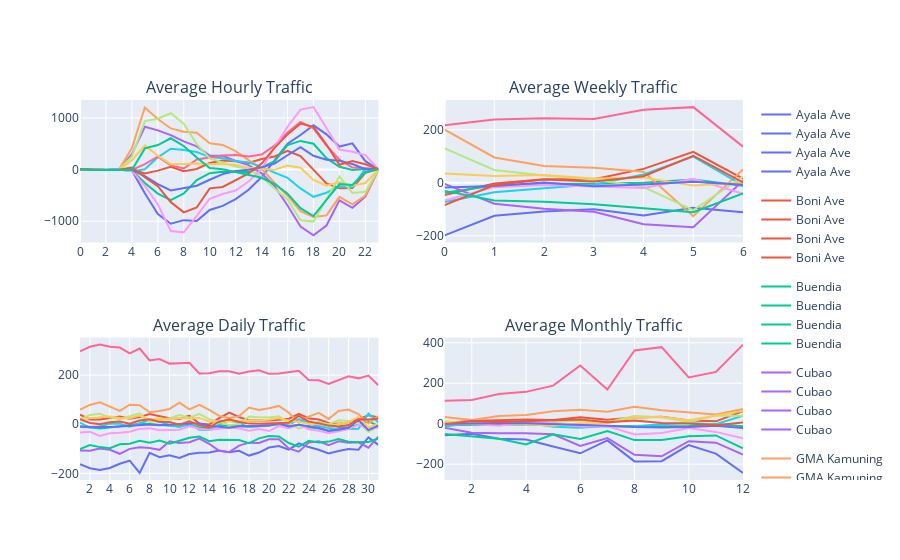

The notebook cell this image was saved under:
### Code cell
import plotly.graph_objects as go
from plotly.subplots import make_subplots


fig = make_subplots(rows=2, cols=2, subplot_titles=[
    'Average Hourly Traffic',
    'Average Weekly Traffic',
    'Average Daily Traffic',
    'Average Monthly Traffic',
]
                   )


figures = [
    plot_Traffic('Station_Name', 'Hour'), 
    plot_Traffic('Station_Name', 'Weekday'),
    plot_Traffic('Station_Name', 'Day'),
    plot_Traffic('Station_Name', 'Month')
]

i = 0
for f in figures:
    for trace in range(len(f["data"])):
        fig.append_trace(f["data"][trace], row=(i//2)+1, col=(i%2)+1)
    i += 1

fig.update_layout(height=700)
fig.update_xaxes(dtick=2)
fig.update_xaxes(dtick=1, col=2, row=1)
fig.show()

### Figure 1 — Plotly figure (JSON) as saved in the notebook; plotly's stock layout.template omitted (floating-point values rounded to 4 significant figures)
{"data": [{"hovertemplate": "Station_Name=Ayala Ave<br>Hour=%{x}<br>Net_Traffic=%{y}<extra></extra>", "legendgroup": "Ayala Ave", "line": {"color": "#636efa", "dash": "solid"}, "marker": {"symbol": "circle"}, "mode": "lines", "name": "Ayala Ave", "orientation": "v", "showlegend": true, "type": "scatter", "x": [0, 1, 2, 3, 4, 5, 6, 7, 8, 9, 10, 11, 12, 13, 14, 15, 16, 17, 18, 19, 20, 21, 22, 23], "xaxis": "x", "y": [3.747, -6.504, -5.403, -0.07397, -15.99, -457.7, -859.2, -1049.0, -978.7, -997.1, -782.4, -701.6, -570.5, -391.4, -143.9, 178.6, 501.2, 669.3, 857.0, 682.0, 446.3, 506.9, 162.8, 5.058], "yaxis": "y"}, {"hovertemplate": "Station_Name=Boni Ave<br>Hour=%{x}<br>Net_Traffic=%{y}<extra></extra>", "legendgroup": "Boni Ave", "line": {"color": "#EF553B", "dash": "solid"}, "marker": {"symbol": "circle"}, "mode": "lines", "name": "Boni Ave", "orientation": "v", "showlegend": true, "type": "scatter", "x": [0, 1, 2, 3, 4, 5, 6, 7, 8, 9, 10, 11, 12, 13, 14, 15, 16, 17, 18, 19, 20, 21, 22, 23], "xaxis": "x", "y": [4.974, -6.344, -7.797, -0.9466, 5.533, -74.8, -20.28, 53.61, -32.47, 11.17, 129.1, 175.2, 159.7, 126.8, 204.8, 254.1, 360.7, 261.1, -4.212, -267.4, -362.9, -358.7, -61.58, 9.784], "yaxis": "y"}, {"hovertemplate": "Station_Name=Buendia<br>Hour=%{x}<br>Net_Traffic=%{y}<extra></extra>", "legendgroup": "Buendia", "line": {"color": "#00cc96", "dash": "solid"}, "marker": {"symbol": "circle"}, "mode": "lines", "name": "Buendia", "orientation": "v", "showlegend": true, "type": "scatter", "x": [0, 1, 2, 3, 4, 5, 6, 7, 8, 9, 10, 11, 12, 13, 14, 15, 16, 17, 18, 19, 20, 21, 22, 23], "xaxis": "x", "y": [6.437, -5.24, -6.027, -1.063, -16.73, -258.5, -464.6, -592.0, -460.4, -204.8, -70.45, -42.3, -40.28, -48.66, 45.15, 158.7, 473.5, 554.9, 500.4, 220.9, 54.95, -6.479, 11.54, 7.723], "yaxis": "y"}, {"hovertemplate": "Station_Name=Cubao<br>Hour=%{x}<br>Net_Traffic=%{y}<extra></extra>", "legendgroup": "Cubao", "line": {"color": "#ab63fa", "dash": "solid"}, "marker": {"symbol": "circle"}, "mode": "lines", "name": "Cubao", "orientation": "v", "showlegend": true, "type": "scatter", "x": [0, 1, 2, 3, 4, 5, 6, 7, 8, 9, 10, 11, 12, 13, 14, 15, 16, 17, 18, 19, 20, 21, 22, 23], "xaxis": "x", "y": [8.44, -4.416, -9.821, -0.7932, 299.0, 829.1, 759.6, 667.7, 545.9, 449.0, 269.3, 267.1, 166.8, 86.05, -73.31, -322.6, -695.6, -1101.0, -1274.0, -1083.0, -595.4, -739.7, -525.9, -4.074], "yaxis": "y"}, {"hovertemplate": "Station_Name=GMA Kamuning<br>Hour=%{x}<br>Net_Traffic=%{y}<extra></extra>", "legendgroup": "GMA Kamuning", "line": {"color": "#FFA15A", "dash": "solid"}, "marker": {"symbol": "circle"}, "mode": "lines", "name": "GMA Kamuning", "orientation": "v", "showlegend": true, "type": "scatter", "x": [0, 1, 2, 3, 4, 5, 6, 7, 8, 9, 10, 11, 12, 13, 14, 15, 16, 17, 18, 19, 20, 21, 22, 23], "xaxis": "x", "y": [8.067, -2.456, -10.02, -1.544, 417.4, 1201.0, 979.3, 796.3, 732.5, 712.3, 510.5, 477.9, 356.7, 183.7, 18.96, -258.9, -505.9, -804.3, -916.1, -887.4, -528.1, -672.4, -501.5, -5.314], "yaxis": "y"}, {"hovertemplate": "Station_Name=Guadalupe<br>Hour=%{x}<br>Net_Traffic=%{y}<extra></extra>", "legendgroup": "Guadalupe", "line": {"color": "#19d3f3", "dash": "solid"}, "marker": {"symbol": "circle"}, "mode": "lines", "name": "Guadalupe", "orientation": "v", "showlegend": true, "type": "scatter", "x": [0, 1, 2, 3, 4, 5, 6, 7, 8, 9, 10, 11, 12, 13, 14, 15, 16, 17, 18, 19, 20, 21, 22, 23], "xaxis": "x", "y": [2.944, -5.297, -8.237, 0.8808, -31.83, 5.268, 236.4, 402.7, 379.6, 341.2, 242.3, 218.3, 166.8, 139.6, 51.47, -59.41, -160.8, -364.7, -526.7, -448.1, -323.8, -337.2, 22.54, 10.06], "yaxis": "y"}, {"hovertemplate": "Station_Name=Magallanes<br>Hour=%{x}<br>Net_Traffic=%{y}<extra></extra>", "legendgroup": "Magallanes", "line": {"color": "#FF6692", "dash": "solid"}, "marker": {"symbol": "circle"}, "mode": "lines", "name": "Magallanes", "orientation": "v", "showlegend": true, "type": "scatter", "x": [0, 1, 2, 3, 4, 5, 6, 7, 8, 9, 10, 11, 12, 13, 14, 15, 16, 17, 18, 19, 20, 21, 22, 23], "xaxis": "x", "y": [8.441, -7.7, -5.944, -0.6301, -7.882, 104.5, 249.7, 81.01, 21.18, 196.8, 232.1, 271.2, 283.6, 252.4, 292.5, 466.6, 720.2, 920.7, 799.6, 466.3, 191.6, 39.8, 25.92, 7.37], "yaxis": "y"}, {"hovertemplate": "Station_Name=North Ave<br>Hour=%{x}<br>Net_Traffic=%{y}<extra></extra>", "legendgroup": "North Ave", "line": {"color": "#B6E880", "dash": "solid"}, "marker": {"symbol": "circle"}, "mode": "lines", "name": "North Ave", "orientation": "v", "showlegend": true, "type": "scatter", "x": [0, 1, 2, 3, 4, 5, 6, 7, 8, 9, 10, 11, 12, 13, 14, 15, 16, 17, 18, 19, 20, 21, 22, 23], "xaxis": "x", "y": [7.799, 8.655, -9.826, -1.185, 255.6, 938.5, 984.2, 1091.0, 888.2, 494.0, 214.8, 140.4, 61.4, 10.31, -145.4, -366.5, -577.0, -980.7, -1007.0, -575.7, -134.5, -451.0, -430.0, -3.199], "yaxis": "y"}, {"hovertemplate": "Station_Name=Ortigas<br>Hour=%{x}<br>Net_Traffic=%{y}<extra></extra>", "legendgroup": "Ortigas", "line": {"color": "#FF97FF", "dash": "solid"}, "marker": {"symbol": "circle"}, "mode": "lines", "name": "Ortigas", "orientation": "v", "showlegend": true, "type": "scatter", "x": [0, 1, 2, 3, 4, 5, 6, 7, 8, 9, 10, 11, 12, 13, 14, 15, 16, 17, 18, 19, 20, 21, 22, 23], "xaxis": "x", "y": [6.685, -3.255, -8.045, 0.9014, -26.39, -317.2, -670.8, -1189.0, -1215.0, -897.6, -564.9, -472.1, -404.8, -232.2, 6.295, 435.4, 828.9, 1162.0, 1209.0, 803.4, 386.7, 344.1, 279.3, 11.12], "yaxis": "y"}, {"hovertemplate": "Station_Name=Quezon Ave<br>Hour=%{x}<br>Net_Traffic=%{y}<extra></extra>", "legendgroup": "Quezon Ave", "line": {"color": "#FECB52", "dash": "solid"}, "marker": {"symbol": "circle"}, "mode": "lines", "name": "Quezon Ave", "orientation": "v", "showlegend": true, "type": "scatter", "x": [0, 1, 2, 3, 4, 5, 6, 7, 8, 9, 10, 11, 12, 13, 14, 15, 16, 17, 18, 19, 20, 21, 22, 23], "xaxis": "x", "y": [8.185, 7.926, -9.853, -1.432, 182.4, 466.4, 271.0, 105.1, 109.0, 116.4, 102.7, 110.2, 95.85, 33.37, 10.67, -4.974, 79.75, 36.05, -199.9, -311.6, -239.0, -312.9, -260.0, -2.555], "yaxis": "y"}, {"hovertemplate": "Station_Name=Santolan<br>Hour=%{x}<br>Net_Traffic=%{y}<extra></extra>", "legendgroup": "Santolan", "line": {"color": "#636efa", "dash": "solid"}, "marker": {"symbol": "circle"}, "mode": "lines", "name": "Santolan", "orientation": "v", "showlegend": true, "type": "scatter", "x": [0, 1, 2, 3, 4, 5, 6, 7, 8, 9, 10, 11, 12, 13, 14, 15, 16, 17, 18, 19, 20, 21, 22, 23], "xaxis": "x", "y": [8.182, -4.304, -7.592, -1.633, -9.145, -127.0, -282.5, -404.9, -352.4, -313.3, -197.4, -87.48, -27.35, -1.396, 42.67, 117.6, 276.9, 434.1, 268.0, 190.3, 170.2, 108.6, 8.475, 9.486], "yaxis": "y"}, {"hovertemplate": "Station_Name=Shaw Blvd<br>Hour=%{x}<br>Net_Traffic=%{y}<extra></extra>", "legendgroup": "Shaw Blvd", "line": {"color": "#EF553B", "dash": "solid"}, "marker": {"symbol": "circle"}, "mode": "lines", "name": "Shaw Blvd", "orientation": "v", "showlegend": true, "type": "scatter", "x": [0, 1, 2, 3, 4, 5, 6, 7, 8, 9, 10, 11, 12, 13, 14, 15, 16, 17, 18, 19, 20, 21, 22, 23], "xaxis": "x", "y": [6.685, -5.421, -9.112, -1.425, 40.06, -149.6, -320.0, -630.6, -827.4, -733.0, -363.7, -337.2, -205.7, -74.97, 115.7, 420.6, 680.8, 890.8, 826.5, 485.7, 94.23, 166.7, 103.1, 10.45], "yaxis": "y"}, {"hovertemplate": "Station_Name=Taft<br>Hour=%{x}<br>Net_Traffic=%{y}<extra></extra>", "legendgroup": "Taft", "line": {"color": "#00cc96", "dash": "solid"}, "marker": {"symbol": "circle"}, "mode": "lines", "name": "Taft", "orientation": "v", "showlegend": true, "type": "scatter", "x": [0, 1, 2, 3, 4, 5, 6, 7, 8, 9, 10, 11, 12, 13, 14, 15, 16, 17, 18, 19, 20, 21, 22, 23], "xaxis": "x", "y": [7.986, -8.966, -3.822, -1.707, -6.122, 410.8, 475.0, 606.1, 456.4, 233.3, 28.51, 6.514, -53.3, -105.3, -159.3, -274.5, -466.2, -747.7, -899.6, -588.5, -280.4, -297.7, -45.69, 6.649], "yaxis": "y"}, {"hovertemplate": "Station_Name=Ayala Ave<br>Weekday=%{x}<br>Net_Traffic=%{y}<extra></extra>", "legendgroup": "Ayala Ave", "line": {"color": "#636efa", "dash": "solid"}, "marker": {"symbol": "circle"}, "mode": "lines", "name": "Ayala Ave", "orientation": "v", "showlegend": true, "type": "scatter", "x": [0, 1, 2, 3, 4, 5, 6], "xaxis": "x2", "y": [-198.6, -124.8, -108.6, -99.66, -123.1, -93.92, -111.0], "yaxis": "y2"}, {"hovertemplate": "Station_Name=Boni Ave<br>Weekday=%{x}<br>Net_Traffic=%{y}<extra></extra>", "legendgroup": "Boni Ave", "line": {"color": "#EF553B", "dash": "solid"}, "marker": {"symbol": "circle"}, "mode": "lines", "name": "Boni Ave", "orientation": "v", "showlegend": true, "type": "scatter", "x": [0, 1, 2, 3, 4, 5, 6], "xaxis": "x2", "y": [-46.42, -2.722, 13.14, 13.53, 52.35, 116.9, 15.51], "yaxis": "y2"}, {"hovertemplate": "Station_Name=Buendia<br>Weekday=%{x}<br>Net_Traffic=%{y}<extra></extra>", "legendgroup": "Buendia", "line": {"color": "#00cc96", "dash": "solid"}, "marker": {"symbol": "circle"}, "mode": "lines", "name": "Buendia", "orientation": "v", "showlegend": true, "type": "scatter", "x": [0, 1, 2, 3, 4, 5, 6], "xaxis": "x2", "y": [-37.83, -10.24, -4.113, -3.552, 0.4107, 12.75, -11.07], "yaxis": "y2"}, {"hovertemplate": "Station_Name=Cubao<br>Weekday=%{x}<br>Net_Traffic=%{y}<extra></extra>", "legendgroup": "Cubao", "line": {"color": "#ab63fa", "dash": "solid"}, "marker": {"symbol": "circle"}, "mode": "lines", "name": "Cubao", "orientation": "v", "showlegend": true, "type": "scatter", "x": [0, 1, 2, 3, 4, 5, 6], "xaxis": "x2", "y": [-4.484, -78.96, -98.16, -109.1, -156.5, -167.7, 7.757], "yaxis": "y2"}, {"hovertemplate": "Station_Name=GMA Kamuning<br>Weekday=%{x}<br>Net_Traffic=%{y}<extra></extra>", "legendgroup": "GMA Kamuning", "line": {"color": "#FFA15A", "dash": "solid"}, "marker": {"symbol": "circle"}, "mode": "lines", "name": "GMA Kamuning", "orientation": "v", "showlegend": true, "type": "scatter", "x": [0, 1, 2, 3, 4, 5, 6], "xaxis": "x2", "y": [200.7, 95.38, 63.57, 56.39, 41.22, -126.3, 50.33], "yaxis": "y2"}, {"hovertemplate": "Station_Name=Guadalupe<br>Weekday=%{x}<br>Net_Traffic=%{y}<extra></extra>", "legendgroup": "Guadalupe", "line": {"color": "#19d3f3", "dash": "solid"}, "marker": {"symbol": "circle"}, "mode": "lines", "name": "Guadalupe", "orientation": "v", "showlegend": true, "type": "scatter", "x": [0, 1, 2, 3, 4, 5, 6], "xaxis": "x2", "y": [-72.28, -35.47, -20.44, -6.617, 31.44, 98.98, -9.945], "yaxis": "y2"}, {"hovertemplate": "Station_Name=Magallanes<br>Weekday=%{x}<br>Net_Traffic=%{y}<extra></extra>", "legendgroup": "Magallanes", "line": {"color": "#FF6692", "dash": "solid"}, "marker": {"symbol": "circle"}, "mode": "lines", "name": "Magallanes", "orientation": "v", "showlegend": true, "type": "scatter", "x": [0, 1, 2, 3, 4, 5, 6], "xaxis": "x2", "y": [216.9, 238.5, 243.2, 240.6, 275.3, 285.4, 136.5], "yaxis": "y2"}, {"hovertemplate": "Station_Name=North Ave<br>Weekday=%{x}<br>Net_Traffic=%{y}<extra></extra>", "legendgroup": "North Ave", "line": {"color": "#B6E880", "dash": "solid"}, "marker": {"symbol": "circle"}, "mode": "lines", "name": "North Ave", "orientation": "v", "showlegend": true, "type": "scatter", "x": [0, 1, 2, 3, 4, 5, 6], "xaxis": "x2", "y": [129.6, 48.11, 27.73, 12.39, -15.98, -103.2, 23.02], "yaxis": "y2"}, {"hovertemplate": "Station_Name=Ortigas<br>Weekday=%{x}<br>Net_Traffic=%{y}<extra></extra>", "legendgroup": "Ortigas", "line": {"color": "#FF97FF", "dash": "solid"}, "marker": {"symbol": "circle"}, "mode": "lines", "name": "Ortigas", "orientation": "v", "showlegend": true, "type": "scatter", "x": [0, 1, 2, 3, 4, 5, 6], "xaxis": "x2", "y": [-66.63, -16.57, -8.442, -15.45, -19.86, 14.85, -41.68], "yaxis": "y2"}, {"hovertemplate": "Station_Name=Quezon Ave<br>Weekday=%{x}<br>Net_Traffic=%{y}<extra></extra>", "legendgroup": "Quezon Ave", "line": {"color": "#FECB52", "dash": "solid"}, "marker": {"symbol": "circle"}, "mode": "lines", "name": "Quezon Ave", "orientation": "v", "showlegend": true, "type": "scatter", "x": [0, 1, 2, 3, 4, 5, 6], "xaxis": "x2", "y": [34.73, 25.46, 28.82, 16.42, 19.35, -9.946, 0.1933], "yaxis": "y2"}, {"hovertemplate": "Station_Name=Santolan<br>Weekday=%{x}<br>Net_Traffic=%{y}<extra></extra>", "legendgroup": "Santolan", "line": {"color": "#636efa", "dash": "solid"}, "marker": {"symbol": "circle"}, "mode": "lines", "name": "Santolan", "orientation": "v", "showlegend": true, "type": "scatter", "x": [0, 1, 2, 3, 4, 5, 6], "xaxis": "x2", "y": [-17.77, -12.7, 0.5236, -13.45, -6.212, 3.762, -7.335], "yaxis": "y2"}, {"hovertemplate": "Station_Name=Shaw Blvd<br>Weekday=%{x}<br>Net_Traffic=%{y}<extra></extra>", "legendgroup": "Shaw Blvd", "line": {"color": "#EF553B", "dash": "solid"}, "marker": {"symbol": "circle"}, "mode": "lines", "name": "Shaw Blvd", "orientation": "v", "showlegend": true, "type": "scatter", "x": [0, 1, 2, 3, 4, 5, 6], "xaxis": "x2", "y": [-84.32, -8.414, 12.66, 4.792, 24.51, 102.0, 1.414], "yaxis": "y2"}, {"hovertemplate": "Station_Name=Taft<br>Weekday=%{x}<br>Net_Traffic=%{y}<extra></extra>", "legendgroup": "Taft", "line": {"color": "#00cc96", "dash": "solid"}, "marker": {"symbol": "circle"}, "mode": "lines", "name": "Taft", "orientation": "v", "showlegend": true, "type": "scatter", "x": [0, 1, 2, 3, 4, 5, 6], "xaxis": "x2", "y": [-30.69, -66.92, -71.76, -80.97, -96.57, -111.1, -39.95], "yaxis": "y2"}, {"hovertemplate": "Station_Name=Ayala Ave<br>Day=%{x}<br>Net_Traffic=%{y}<extra></extra>", "legendgroup": "Ayala Ave", "line": {"color": "#636efa", "dash": "solid"}, "marker": {"symbol": "circle"}, "mode": "lines", "name": "Ayala Ave", "orientation": "v", "showlegend": true, "type": "scatter", "x": [1, 2, 3, 4, 5, 6, 7, 8, 9, 10, 11, 12, 13, 14, 15, 16, 17, 18, 19, 20, 21, 22, 23, 24, 25, 26, 27, 28, 29, 30, 31], "xaxis": "x3", "y": [-162.6, -179.0, -186.1, -178.2, -161.0, -147.9, -197.9, -116.2, -133.9, -126.2, -137.5, -121.4, -116.5, -114.7, -107.2, -114.0, -107.9, -127.5, -115.2, -94.73, -88.81, -103.1, -77.92, -92.94, -103.7, -119.1, -108.7, -100.8, -103.4, -53.73, -83.79], "yaxis": "y3"}, {"hovertemplate": "Station_Name=Boni Ave<br>Day=%{x}<br>Net_Traffic=%{y}<extra></extra>", "legendgroup": "Boni Ave", "line": {"color": "#EF553B", "dash": "solid"}, "marker": {"symbol": "circle"}, "mode": "lines", "name": "Boni Ave", "orientation": "v", "showlegend": true, "type": "scatter", "x": [1, 2, 3, 4, 5, 6, 7, 8, 9, 10, 11, 12, 13, 14, 15, 16, 17, 18, 19, 20, 21, 22, 23, 24, 25, 26, 27, 28, 29, 30, 31], "xaxis": "x3", "y": [39.37, 19.8, 19.88, 26.53, 31.25, 22.35, 29.81, 41.48, 32.7, 24.77, 21.32, 35.29, 3.156, -0.6806, 25.13, 47.09, 29.53, 15.54, 16.62, 15.53, 18.45, 22.85, 42.78, 24.38, 19.15, 4.887, 2.293, 8.285, 20.96, 36.71, 27.67], "yaxis": "y3"}, {"hovertemplate": "Station_Name=Buendia<br>Day=%{x}<br>Net_Traffic=%{y}<extra></extra>", "legendgroup": "Buendia", "line": {"color": "#00cc96", "dash": "solid"}, "marker": {"symbol": "circle"}, "mode": "lines", "name": "Buendia", "orientation": "v", "showlegend": true, "type": "scatter", "x": [1, 2, 3, 4, 5, 6, 7, 8, 9, 10, 11, 12, 13, 14, 15, 16, 17, 18, 19, 20, 21, 22, 23, 24, 25, 26, 27, 28, 29, 30, 31], "xaxis": "x3", "y": [-7.8, -12.91, -17.18, -13.12, -7.823, -3.722, 1.639, 0.9375, -2.854, -4.826, -8.793, -1.153, -12.8, -17.33, -4.733, -5.446, -7.012, -10.44, -6.618, -0.9201, 0.7951, -9.368, -2.33, -11.99, -17.71, -26.16, -16.03, -12.18, -2.047, 11.99, -6.232], "yaxis": "y3"}, {"hovertemplate": "Station_Name=Cubao<br>Day=%{x}<br>Net_Traffic=%{y}<extra></extra>", "legendgroup": "Cubao", "line": {"color": "#ab63fa", "dash": "solid"}, "marker": {"symbol": "circle"}, "mode": "lines", "name": "Cubao", "orientation": "v", "showlegend": true, "type": "scatter", "x": [1, 2, 3, 4, 5, 6, 7, 8, 9, 10, 11, 12, 13, 14, 15, 16, 17, 18, 19, 20, 21, 22, 23, 24, 25, 26, 27, 28, 29, 30, 31], "xaxis": "x3", "y": [-106.3, -107.7, -98.54, -103.8, -120.2, -100.1, -93.86, -96.74, -104.1, -68.99, -76.44, -72.91, -58.38, -79.59, -107.8, -113.6, -86.96, -74.9, -75.88, -61.53, -61.39, -98.56, -111.7, -74.8, -69.72, -84.69, -69.2, -75.39, -73.34, -95.36, -50.03], "yaxis": "y3"}, {"hovertemplate": "Station_Name=GMA Kamuning<br>Day=%{x}<br>Net_Traffic=%{y}<extra></extra>", "legendgroup": "GMA Kamuning", "line": {"color": "#FFA15A", "dash": "solid"}, "marker": {"symbol": "circle"}, "mode": "lines", "name": "GMA Kamuning", "orientation": "v", "showlegend": true, "type": "scatter", "x": [1, 2, 3, 4, 5, 6, 7, 8, 9, 10, 11, 12, 13, 14, 15, 16, 17, 18, 19, 20, 21, 22, 23, 24, 25, 26, 27, 28, 29, 30, 31], "xaxis": "x3", "y": [59.21, 78.59, 89.05, 71.49, 54.24, 79.42, 77.86, 48.94, 53.9, 62.36, 87.7, 60.33, 79.03, 58.63, 33.95, 25.18, 33.21, 68.37, 58.44, 65.52, 74.71, 47.09, 7.66, 31.32, 46.69, 21.76, 54.09, 59.74, 41.36, 3.606, 33.07], "yaxis": "y3"}, {"hovertemplate": "Station_Name=Guadalupe<br>Day=%{x}<br>Net_Traffic=%{y}<extra></extra>", "legendgroup": "Guadalupe", "line": {"color": "#19d3f3", "dash": "solid"}, "marker": {"symbol": "circle"}, "mode": "lines", "name": "Guadalupe", "orientation": "v", "showlegend": true, "type": "scatter", "x": [1, 2, 3, 4, 5, 6, 7, 8, 9, 10, 11, 12, 13, 14, 15, 16, 17, 18, 19, 20, 21, 22, 23, 24, 25, 26, 27, 28, 29, 30, 31], "xaxis": "x3", "y": [6.651, -14.22, -9.101, 2.594, 2.582, -10.15, 4.155, 17.66, 10.15, -2.675, -10.53, 2.974, -22, -23.02, -0.8003, 16.71, 5.842, -11.54, -7.726, -1.587, -1.903, -3.28, 21.05, 4.377, -7.116, -15.56, -20.47, -18.69, -18.68, 43.9, 7.101], "yaxis": "y3"}, {"hovertemplate": "Station_Name=Magallanes<br>Day=%{x}<br>Net_Traffic=%{y}<extra></extra>", "legendgroup": "Magallanes", "line": {"color": "#FF6692", "dash": "solid"}, "marker": {"symbol": "circle"}, "mode": "lines", "name": "Magallanes", "orientation": "v", "showlegend": true, "type": "scatter", "x": [1, 2, 3, 4, 5, 6, 7, 8, 9, 10, 11, 12, 13, 14, 15, 16, 17, 18, 19, 20, 21, 22, 23, 24, 25, 26, 27, 28, 29, 30, 31], "xaxis": "x3", "y": [297.2, 315.6, 324.3, 316.0, 312.3, 288.9, 308.4, 259.7, 265.5, 246.9, 248.2, 250.1, 207.0, 207.6, 215.8, 216.0, 206.0, 214.9, 220.2, 205.2, 206.4, 213.5, 217.8, 180.2, 179.4, 164.0, 180.6, 195.5, 186.9, 198.4, 158.8], "yaxis": "y3"}, {"hovertemplate": "Station_Name=North Ave<br>Day=%{x}<br>Net_Traffic=%{y}<extra></extra>", "legendgroup": "North Ave", "line": {"color": "#B6E880", "dash": "solid"}, "marker": {"symbol": "circle"}, "mode": "lines", "name": "North Ave", "orientation": "v", "showlegend": true, "type": "scatter", "x": [1, 2, 3, 4, 5, 6, 7, 8, 9, 10, 11, 12, 13, 14, 15, 16, 17, 18, 19, 20, 21, 22, 23, 24, 25, 26, 27, 28, 29, 30, 31], "xaxis": "x3", "y": [19.63, 37.74, 43.01, 28.04, 20.52, 32.25, 44.84, 8.76, 18.46, 24.65, 37.25, 26.77, 42.14, 21.0, 9.042, -2.783, 1.17, 31.35, 28.28, 28.02, 32.8, 3.043, -16.48, -5.021, 8.717, 0.4392, 16.14, 13.21, 4.754, -30.4, -9.399], "yaxis": "y3"}, {"hovertemplate": "Station_Name=Ortigas<br>Day=%{x}<br>Net_Traffic=%{y}<extra></extra>", "legendgroup": "Ortigas", "line": {"color": "#FF97FF", "dash": "solid"}, "marker": {"symbol": "circle"}, "mode": "lines", "name": "Ortigas", "orientation": "v", "showlegend": true, "type": "scatter", "x": [1, 2, 3, 4, 5, 6, 7, 8, 9, 10, 11, 12, 13, 14, 15, 16, 17, 18, 19, 20, 21, 22, 23, 24, 25, 26, 27, 28, 29, 30, 31], "xaxis": "x3", "y": [-33.14, -30.99, -47.4, -36.42, -34.19, -30.21, -18.9, -16.47, -24.16, -22.52, -22.21, -8.597, -18.64, -23.8, -16.82, -12.76, -17.63, -26.47, -19.38, -27.56, -7.326, -15.97, -0.7691, -20.72, -26.27, -36.9, -28.65, -19.89, -2.153, -14.33, -13.05], "yaxis": "y3"}, {"hovertemplate": "Station_Name=Quezon Ave<br>Day=%{x}<br>Net_Traffic=%{y}<extra></extra>", "legendgroup": "Quezon Ave", "line": {"color": "#FECB52", "dash": "solid"}, "marker": {"symbol": "circle"}, "mode": "lines", "name": "Quezon Ave", "orientation": "v", "showlegend": true, "type": "scatter", "x": [1, 2, 3, 4, 5, 6, 7, 8, 9, 10, 11, 12, 13, 14, 15, 16, 17, 18, 19, 20, 21, 22, 23, 24, 25, 26, 27, 28, 29, 30, 31], "xaxis": "x3", "y": [21.87, 24.94, 29.86, 31.72, 25.92, 24.57, 35.51, 17.81, 24.52, 19.03, 25.77, 23.82, 25.92, 11.32, 11.28, 10.49, 11.37, 14.07, 17.14, 18.39, 25.31, 14.47, 8.977, 2.351, 2.722, -7.458, 0.9931, 9.158, 29.95, -13.28, 1.506], "yaxis": "y3"}, {"hovertemplate": "Station_Name=Santolan<br>Day=%{x}<br>Net_Traffic=%{y}<extra></extra>", "legendgroup": "Santolan", "line": {"color": "#636efa", "dash": "solid"}, "marker": {"symbol": "circle"}, "mode": "lines", "name": "Santolan", "orientation": "v", "showlegend": true, "type": "scatter", "x": [1, 2, 3, 4, 5, 6, 7, 8, 9, 10, 11, 12, 13, 14, 15, 16, 17, 18, 19, 20, 21, 22, 23, 24, 25, 26, 27, 28, 29, 30, 31], "xaxis": "x3", "y": [-10.51, -11.25, -13.39, -11.59, -9.33, -7.453, -2.606, -1.101, -4.031, -1.247, -0.4635, 2.767, 2.842, -5.72, -9.752, -13.93, -8.345, -8.352, -9.217, -6.444, 4.33, -8.674, -1.849, -8.009, -14.06, -27.2, -22.4, -14.07, 17.05, -24.04, -5.423], "yaxis": "y3"}, {"hovertemplate": "Station_Name=Shaw Blvd<br>Day=%{x}<br>Net_Traffic=%{y}<extra></extra>", "legendgroup": "Shaw Blvd", "line": {"color": "#EF553B", "dash": "solid"}, "marker": {"symbol": "circle"}, "mode": "lines", "name": "Shaw Blvd", "orientation": "v", "showlegend": true, "type": "scatter", "x": [1, 2, 3, 4, 5, 6, 7, 8, 9, 10, 11, 12, 13, 14, 15, 16, 17, 18, 19, 20, 21, 22, 23, 24, 25, 26, 27, 28, 29, 30, 31], "xaxis": "x3", "y": [20.25, 5.281, -0.125, 7.931, 11.41, 2.075, 15.37, 20.04, 9.819, 8.953, -2.264, 11.62, -4.469, -12.06, 10.52, 19.99, 9.033, 2.63, 2.352, 3.068, 4.205, 6.311, 33.88, 10.73, 3.965, -5.451, -9.224, -3.031, 20.59, 19.32, 22.29], "yaxis": "y3"}, {"hovertemplate": "Station_Name=Taft<br>Day=%{x}<br>Net_Traffic=%{y}<extra></extra>", "legendgroup": "Taft", "line": {"color": "#00cc96", "dash": "solid"}, "marker": {"symbol": "circle"}, "mode": "lines", "name": "Taft", "orientation": "v", "showlegend": true, "type": "scatter", "x": [1, 2, 3, 4, 5, 6, 7, 8, 9, 10, 11, 12, 13, 14, 15, 16, 17, 18, 19, 20, 21, 22, 23, 24, 25, 26, 27, 28, 29, 30, 31], "xaxis": "x3", "y": [-101.0, -84.87, -93.02, -97.88, -81.26, -79.62, -67.26, -74.87, -66.1, -78.94, -67.2, -54.79, -50.34, -69.13, -62.94, -62.94, -63.88, -76.65, -57.27, -47.8, -49.37, -76.55, -91.52, -67.49, -74.01, -70.67, -60.24, -70.85, -72.11, -72.03, -57.76], "yaxis": "y3"}, {"hovertemplate": "Station_Name=Ayala Ave<br>Month=%{x}<br>Net_Traffic=%{y}<extra></extra>", "legendgroup": "Ayala Ave", "line": {"color": "#636efa", "dash": "solid"}, "marker": {"symbol": "circle"}, "mode": "lines", "name": "Ayala Ave", "orientation": "v", "showlegend": true, "type": "scatter", "x": [1, 2, 3, 4, 5, 6, 7, 8, 9, 10, 11, 12], "xaxis": "x4", "y": [-57.14, -49.63, -73.88, -78.2, -112.6, -146.3, -82.64, -186.2, -185.3, -105.4, -147.9, -243.0], "yaxis": "y4"}, {"hovertemplate": "Station_Name=Boni Ave<br>Month=%{x}<br>Net_Traffic=%{y}<extra></extra>", "legendgroup": "Boni Ave", "line": {"color": "#EF553B", "dash": "solid"}, "marker": {"symbol": "circle"}, "mode": "lines", "name": "Boni Ave", "orientation": "v", "showlegend": true, "type": "scatter", "x": [1, 2, 3, 4, 5, 6, 7, 8, 9, 10, 11, 12], "xaxis": "x4", "y": [1.758, 14.73, 17.36, 21.22, 18.69, 31.67, 19.18, 31.18, 33.85, 16.03, 11.64, 61.56], "yaxis": "y4"}, {"hovertemplate": "Station_Name=Buendia<br>Month=%{x}<br>Net_Traffic=%{y}<extra></extra>", "legendgroup": "Buendia", "line": {"color": "#00cc96", "dash": "solid"}, "marker": {"symbol": "circle"}, "mode": "lines", "name": "Buendia", "orientation": "v", "showlegend": true, "type": "scatter", "x": [1, 2, 3, 4, 5, 6, 7, 8, 9, 10, 11, 12], "xaxis": "x4", "y": [-6.447, -3.891, -3.643, -3.964, -4.99, -8.168, -12.96, -11.15, -9.933, -10.96, -1.858, -13.14], "yaxis": "y4"}, {"hovertemplate": "Station_Name=Cubao<br>Month=%{x}<br>Net_Traffic=%{y}<extra></extra>", "legendgroup": "Cubao", "line": {"color": "#ab63fa", "dash": "solid"}, "marker": {"symbol": "circle"}, "mode": "lines", "name": "Cubao", "orientation": "v", "showlegend": true, "type": "scatter", "x": [1, 2, 3, 4, 5, 6, 7, 8, 9, 10, 11, 12], "xaxis": "x4", "y": [-20.3, -44.71, -46.67, -46.84, -51.99, -109.4, -70.93, -153.9, -161.1, -86.18, -93.75, -152.8], "yaxis": "y4"}, {"hovertemplate": "Station_Name=GMA Kamuning<br>Month=%{x}<br>Net_Traffic=%{y}<extra></extra>", "legendgroup": "GMA Kamuning", "line": {"color": "#FFA15A", "dash": "solid"}, "marker": {"symbol": "circle"}, "mode": "lines", "name": "GMA Kamuning", "orientation": "v", "showlegend": true, "type": "scatter", "x": [1, 2, 3, 4, 5, 6, 7, 8, 9, 10, 11, 12], "xaxis": "x4", "y": [33.67, 18.15, 37.91, 42.72, 61.72, 69.09, 59.08, 83.29, 66.08, 57.0, 45.7, 72.86], "yaxis": "y4"}, {"hovertemplate": "Station_Name=Guadalupe<br>Month=%{x}<br>Net_Traffic=%{y}<extra></extra>", "legendgroup": "Guadalupe", "line": {"color": "#19d3f3", "dash": "solid"}, "marker": {"symbol": "circle"}, "mode": "lines", "name": "Guadalupe", "orientation": "v", "showlegend": true, "type": "scatter", "x": [1, 2, 3, 4, 5, 6, 7, 8, 9, 10, 11, 12], "xaxis": "x4", "y": [-13.37, 3.651, 3.786, 4.097, -15.59, -19.55, -10.97, -12.94, -3.112, 4.135, -2.508, 39.44], "yaxis": "y4"}, {"hovertemplate": "Station_Name=Magallanes<br>Month=%{x}<br>Net_Traffic=%{y}<extra></extra>", "legendgroup": "Magallanes", "line": {"color": "#FF6692", "dash": "solid"}, "marker": {"symbol": "circle"}, "mode": "lines", "name": "Magallanes", "orientation": "v", "showlegend": true, "type": "scatter", "x": [1, 2, 3, 4, 5, 6, 7, 8, 9, 10, 11, 12], "xaxis": "x4", "y": [113.8, 117.6, 147.3, 157.5, 188.3, 287.7, 169.4, 362.2, 378.3, 228.8, 256.3, 391.0], "yaxis": "y4"}, {"hovertemplate": "Station_Name=North Ave<br>Month=%{x}<br>Net_Traffic=%{y}<extra></extra>", "legendgroup": "North Ave", "line": {"color": "#B6E880", "dash": "solid"}, "marker": {"symbol": "circle"}, "mode": "lines", "name": "North Ave", "orientation": "v", "showlegend": true, "type": "scatter", "x": [1, 2, 3, 4, 5, 6, 7, 8, 9, 10, 11, 12], "xaxis": "x4", "y": [10.52, 0.3356, 4.696, 2.631, 7.402, 15.29, 7.456, 37.66, 31.4, 8.397, 40.29, 39.68], "yaxis": "y4"}, {"hovertemplate": "Station_Name=Ortigas<br>Month=%{x}<br>Net_Traffic=%{y}<extra></extra>", "legendgroup": "Ortigas", "line": {"color": "#FF97FF", "dash": "solid"}, "marker": {"symbol": "circle"}, "mode": "lines", "name": "Ortigas", "orientation": "v", "showlegend": true, "type": "scatter", "x": [1, 2, 3, 4, 5, 6, 7, 8, 9, 10, 11, 12], "xaxis": "x4", "y": [-0.5269, 0.2307, -9.601, 5.58, 2.11, -14.04, -11.94, -53.52, -46.36, -21.13, -40.47, -71.77], "yaxis": "y4"}, {"hovertemplate": "Station_Name=Quezon Ave<br>Month=%{x}<br>Net_Traffic=%{y}<extra></extra>", "legendgroup": "Quezon Ave", "line": {"color": "#FECB52", "dash": "solid"}, "marker": {"symbol": "circle"}, "mode": "lines", "name": "Quezon Ave", "orientation": "v", "showlegend": true, "type": "scatter", "x": [1, 2, 3, 4, 5, 6, 7, 8, 9, 10, 11, 12], "xaxis": "x4", "y": [9.462, 2.677, 6.562, -1.812, -10.55, 2.839, 2.113, 30.06, 32.6, 17.7, 41.26, 62.53], "yaxis": "y4"}, {"hovertemplate": "Station_Name=Santolan<br>Month=%{x}<br>Net_Traffic=%{y}<extra></extra>", "legendgroup": "Santolan", "line": {"color": "#636efa", "dash": "solid"}, "marker": {"symbol": "circle"}, "mode": "lines", "name": "Santolan", "orientation": "v", "showlegend": true, "type": "scatter", "x": [1, 2, 3, 4, 5, 6, 7, 8, 9, 10, 11, 12], "xaxis": "x4", "y": [-0.02823, 2.143, 2.538, 2.099, -0.879, -3.451, -10.09, -16.54, -18.36, -16.39, -10.41, -20.67], "yaxis": "y4"}, {"hovertemplate": "Station_Name=Shaw Blvd<br>Month=%{x}<br>Net_Traffic=%{y}<extra></extra>", "legendgroup": "Shaw Blvd", "line": {"color": "#EF553B", "dash": "solid"}, "marker": {"symbol": "circle"}, "mode": "lines", "name": "Shaw Blvd", "orientation": "v", "showlegend": true, "type": "scatter", "x": [1, 2, 3, 4, 5, 6, 7, 8, 9, 10, 11, 12], "xaxis": "x4", "y": [-4.44, 13.41, 9.042, 11.86, 15.65, 21.07, 7.278, 15.68, 3.721, 0.5, -7.307, 5.745], "yaxis": "y4"}, {"hovertemplate": "Station_Name=Taft<br>Month=%{x}<br>Net_Traffic=%{y}<extra></extra>", "legendgroup": "Taft", "line": {"color": "#00cc96", "dash": "solid"}, "marker": {"symbol": "circle"}, "mode": "lines", "name": "Taft", "orientation": "v", "showlegend": true, "type": "scatter", "x": [1, 2, 3, 4, 5, 6, 7, 8, 9, 10, 11, 12], "xaxis": "x4", "y": [-50.4, -60.95, -73.85, -102.9, -52.45, -75.79, -35.66, -80.92, -80.14, -61.77, -57.71, -121.3], "yaxis": "y4"}], "layout": {"annotations": [{"font": {"size": 16}, "showarrow": false, "text": "Average Hourly Traffic", "x": 0.225, "xanchor": "center", "xref": "paper", "y": 1, "yanchor": "bottom", "yref": "paper"}, {"font": {"size": 16}, "showarrow": false, "text": "Average Weekly Traffic", "x": 0.775, "xanchor": "center", "xref": "paper", "y": 1, "yanchor": "bottom", "yref": "paper"}, {"font": {"size": 16}, "showarrow": false, "text": "Average Daily Traffic", "x": 0.225, "xanchor": "center", "xref": "paper", "y": 0.375, "yanchor": "bottom", "yref": "paper"}, {"font": {"size": 16}, "showarrow": false, "text": "Average Monthly Traffic", "x": 0.775, "xanchor": "center", "xref": "paper", "y": 0.375, "yanchor": "bottom", "yref": "paper"}], "autosize": true, "xaxis": {"anchor": "y", "autorange": true, "domain": [0, 0.45], "dtick": 2, "range": [0, 23], "type": "linear"}, "xaxis2": {"anchor": "y2", "autorange": true, "domain": [0.55, 1], "dtick": 1, "range": [0, 6], "type": "linear"}, "xaxis3": {"anchor": "y3", "autorange": true, "domain": [0, 0.45], "dtick": 2, "range": [1, 31], "type": "linear"}, "xaxis4": {"anchor": "y4", "autorange": true, "domain": [0.55, 1], "dtick": 2, "range": [1, 12], "type": "linear"}, "yaxis": {"anchor": "x", "autorange": true, "domain": [0.625, 1], "range": [-1411.0, 1347.0], "type": "linear"}, "yaxis2": {"anchor": "x2", "autorange": true, "domain": [0.625, 1], "range": [-225.5, 312.3], "type": "linear"}, "yaxis3": {"anchor": "x3", "autorange": true, "domain": [0, 0.375], "range": [-227.0, 353.3], "type": "linear"}, "yaxis4": {"anchor": "x4", "autorange": true, "domain": [0, 0.375], "range": [-278.3, 426.2], "type": "linear"}}}
